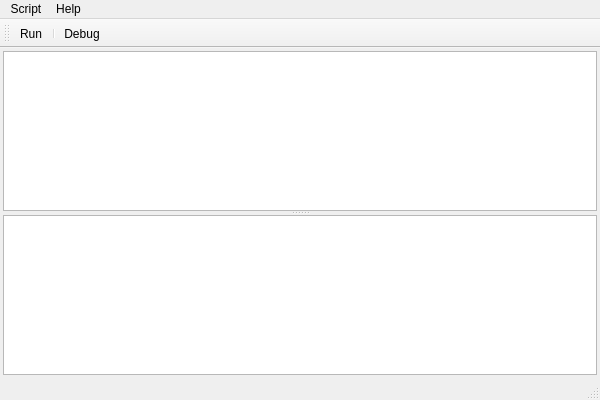
<?xml version="1.0" encoding="UTF-8"?>
<ui version="4.0">
 <class>DebuggerDemoClass</class>
 <widget class="QMainWindow" name="DebuggerDemoClass">
  <property name="geometry">
   <rect>
    <x>0</x>
    <y>0</y>
    <width>600</width>
    <height>400</height>
   </rect>
  </property>
  <property name="windowTitle">
   <string>DebuggerDemo</string>
  </property>
  <widget class="QWidget" name="centralWidget">
   <layout class="QGridLayout" name="gridLayout">
    <property name="leftMargin">
     <number>3</number>
    </property>
    <property name="topMargin">
     <number>3</number>
    </property>
    <property name="rightMargin">
     <number>3</number>
    </property>
    <property name="bottomMargin">
     <number>3</number>
    </property>
    <item row="0" column="1">
     <widget class="QSplitter" name="splitter">
      <property name="orientation">
       <enum>Qt::Vertical</enum>
      </property>
      <widget class="QPlainTextEdit" name="txtProgram"/>
      <widget class="QPlainTextEdit" name="txtOutput">
       <property name="maximumSize">
        <size>
         <width>16777215</width>
         <height>200</height>
        </size>
       </property>
       <property name="readOnly">
        <bool>true</bool>
       </property>
      </widget>
     </widget>
    </item>
   </layout>
  </widget>
  <widget class="QMenuBar" name="menuBar">
   <property name="geometry">
    <rect>
     <x>0</x>
     <y>0</y>
     <width>600</width>
     <height>22</height>
    </rect>
   </property>
   <widget class="QMenu" name="menuAbout">
    <property name="title">
     <string>Script</string>
    </property>
    <addaction name="actionOpen"/>
    <addaction name="actionSave"/>
    <addaction name="actionSaveAs"/>
    <addaction name="separator"/>
    <addaction name="actionExit"/>
   </widget>
   <widget class="QMenu" name="menuHelp">
    <property name="title">
     <string>Help</string>
    </property>
    <addaction name="actionAbout"/>
    <addaction name="actionAboutQt"/>
   </widget>
   <addaction name="menuAbout"/>
   <addaction name="menuHelp"/>
  </widget>
  <widget class="QToolBar" name="mainToolBar">
   <attribute name="toolBarArea">
    <enum>TopToolBarArea</enum>
   </attribute>
   <attribute name="toolBarBreak">
    <bool>false</bool>
   </attribute>
   <addaction name="actionRun"/>
   <addaction name="separator"/>
   <addaction name="actionDebug"/>
  </widget>
  <widget class="QStatusBar" name="statusBar"/>
  <action name="actionRun">
   <property name="icon">
    <iconset resource="DebuggerDemo.qrc">
     <normaloff>:/DebuggerDemo/Run.png</normaloff>:/DebuggerDemo/Run.png</iconset>
   </property>
   <property name="text">
    <string>Run</string>
   </property>
   <property name="menuRole">
    <enum>QAction::NoRole</enum>
   </property>
  </action>
  <action name="actionDebug">
   <property name="icon">
    <iconset resource="DebuggerDemo.qrc">
     <normaloff>:/DebuggerDemo/Debug.png</normaloff>:/DebuggerDemo/Debug.png</iconset>
   </property>
   <property name="text">
    <string>Debug</string>
   </property>
   <property name="menuRole">
    <enum>QAction::NoRole</enum>
   </property>
  </action>
  <action name="actionAbout">
   <property name="icon">
    <iconset resource="DebuggerDemo.qrc">
     <normaloff>:/DebuggerDemo/Debug.png</normaloff>:/DebuggerDemo/Debug.png</iconset>
   </property>
   <property name="text">
    <string>About</string>
   </property>
  </action>
  <action name="actionOpen">
   <property name="text">
    <string>Open</string>
   </property>
  </action>
  <action name="actionSave">
   <property name="text">
    <string>Save</string>
   </property>
  </action>
  <action name="actionSaveAs">
   <property name="text">
    <string>Save as...</string>
   </property>
  </action>
  <action name="actionExit">
   <property name="text">
    <string>Exit</string>
   </property>
  </action>
  <action name="actionAboutQt">
   <property name="text">
    <string>About Qt</string>
   </property>
  </action>
 </widget>
 <layoutdefault spacing="6" margin="11"/>
 <resources>
  <include location="DebuggerDemo.qrc"/>
 </resources>
 <connections/>
</ui>
